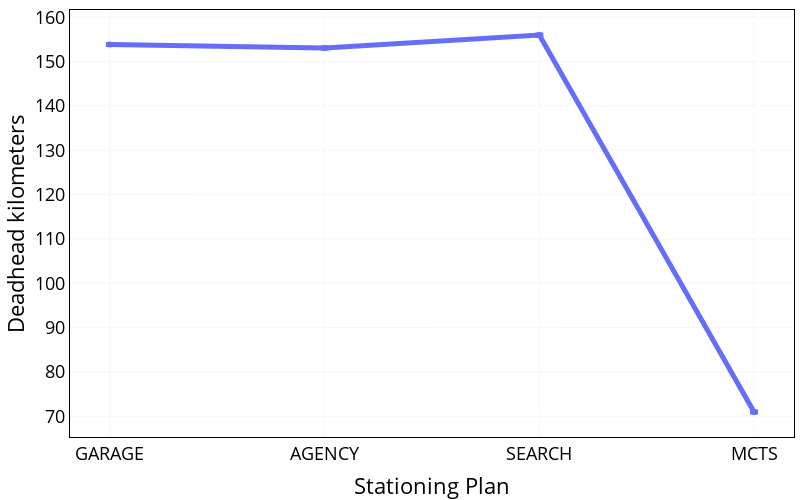

Notebook code for this chart:
### Code cell
# df.loc[1, "method"] = "GARAGE"
sort_dict = {"garage": 0, "agency": 1, "search": 2, "MCTS": 3}
bdf = bdf.iloc[bdf["depot"].map(sort_dict).sort_values().index]
bdf.depot = bdf['depot'].str.upper()

fig = px.line(bdf, x="depot", y="mean", error_y="std_e", markers=True, title="Line Plot with Error Bars")
fig.update_traces(line={"width": 5})
fig.data[0].error_y.thickness = 5
fig.update_xaxes(showgrid=True, gridwidth=0.2, gridcolor="lightgrey")
fig.update_yaxes(showgrid=True, gridwidth=0.2, gridcolor="lightgrey")
fig.update_layout(
    width=800,
    height=500,
    plot_bgcolor="rgba(0, 0, 0, 0)",  # Transparent background
    paper_bgcolor="rgba(0, 0, 0, 0)",  # Transparent paper background
    margin=dict(l=5, r=5, t=5, b=5),
    title="",
    font=dict(
        # family="Courier New, monospace",
        size=18,
        color="black",
    ),
)

fig.update_xaxes(showline=True, linewidth=1, linecolor="black", mirror=True)
fig.update_yaxes(showline=True, linewidth=1, linecolor="black", mirror=True)  # Change x and y-axis labels
fig.update_xaxes(title_text="Stationing Plan")
fig.update_yaxes(title_text="Deadhead kilometers")
# fig.update_xaxes(categoryorder='array', categoryarray= ['GARAGE', 'AGENCY', 'SEARCH', 'MCTS', 'MCTS_5'])
# fig.write_image("./plots/new_deadhead.pdf")
fig.show()

### Figure 1 — Plotly figure (JSON) as saved in the notebook; plotly's stock layout.template omitted (floating-point values rounded to 4 significant figures)
{"data": [{"error_y": {"array": [0, 0, 0, 0], "thickness": 5}, "hovertemplate": "depot=%{x}<br>mean=%{y}<extra></extra>", "legendgroup": "", "line": {"color": "#636efa", "dash": "solid", "width": 5}, "marker": {"symbol": "circle"}, "mode": "lines+markers", "name": "", "orientation": "v", "showlegend": false, "type": "scatter", "x": ["GARAGE", "AGENCY", "SEARCH", "MCTS"], "xaxis": "x", "y": [153.9, 153.1, 156.0, 70.99], "yaxis": "y"}], "layout": {"font": {"color": "black", "size": 18}, "height": 500, "legend": {"tracegroupgap": 0}, "margin": {"b": 5, "l": 5, "r": 5, "t": 5}, "paper_bgcolor": "rgba(0, 0, 0, 0)", "plot_bgcolor": "rgba(0, 0, 0, 0)", "title": {"text": ""}, "width": 800, "xaxis": {"anchor": "y", "domain": [0, 1], "gridcolor": "lightgrey", "gridwidth": 0.2, "linecolor": "black", "linewidth": 1, "mirror": true, "showgrid": true, "showline": true, "title": {"text": "Stationing Plan"}}, "yaxis": {"anchor": "x", "domain": [0, 1], "gridcolor": "lightgrey", "gridwidth": 0.2, "linecolor": "black", "linewidth": 1, "mirror": true, "showgrid": true, "showline": true, "title": {"text": "Deadhead kilometers"}}}}
